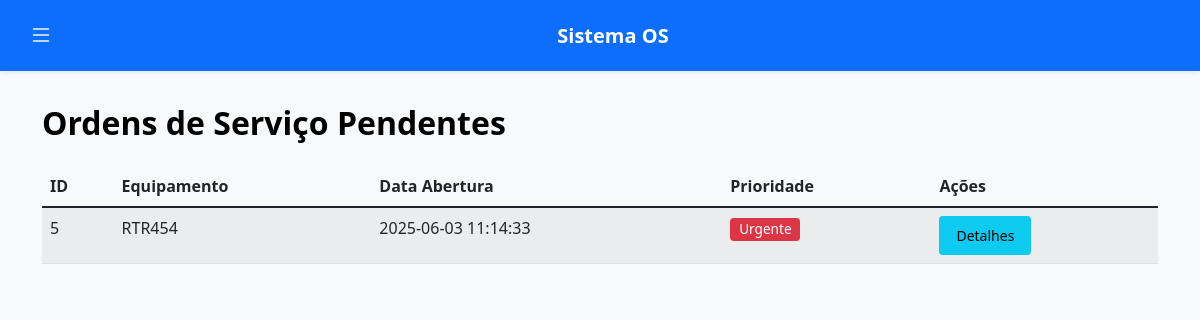
/manutencao (signed in), run on an earlier commit of the app's database.
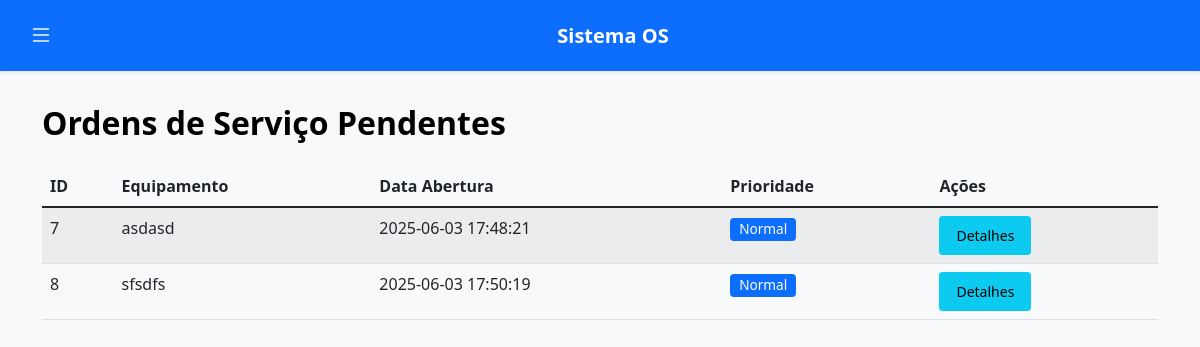
And on a later commit of the database.
### tables this page shows
CREATE TABLE ordens_servico (
            id INTEGER PRIMARY KEY AUTOINCREMENT,
            data TEXT NOT NULL DEFAULT CURRENT_TIMESTAMP, -- Data de abertura da OS
            equipamento TEXT NOT NULL,
            problema TEXT NOT NULL,
            prioridade TEXT NOT NULL CHECK(prioridade IN ('baixa', 'normal', 'alta', 'urgente')),
            status TEXT NOT NULL CHECK(status IN ('Aberta', 'Agendada', 'Em andamento', 'Pausada', 'Concluída', 'Cancelada')) DEFAULT 'Aberta',
            solucao TEXT,
            tempo_reparo REAL, -- Em minutos ou horas, a ser calculado
            inicio TEXT,      -- Data/Hora de início do trabalho (pode ser manual ou automático)
            fim TEXT,         -- Data/Hora de conclusão do trabalho (AGORA SERÁ MANUAL)
            solicitante_id INTEGER NOT NULL,
            tecnico_id INTEGER, -- Pode representar o técnico principal ou o que iniciou
            local TEXT,
            setor TEXT,
            data_agendamento TEXT,
            horario_agendamento TEXT,
            FOREIGN KEY (solicitante_id) REFERENCES usuarios (id),
            FOREIGN KEY (tecnico_id) REFERENCES usuarios (id)
        );

### app.py (the view)
@app.route('/manutencao')
@manutencao_required
def manutencao_dashboard():
    if session.get('tipo') != 'manutencao':
        return redirect(url_for('login'))
    conn = get_db()
    cursor = conn.cursor()
    cursor.execute("SELECT * FROM ordens_servico WHERE status != 'Concluída'")
    os_abertas = cursor.fetchall()
    conn.close()
    return render_template('manutencao/listar_os.html', os_abertas=os_abertas)

### app.py (called while the page is built)
def manutencao_required(f):
    @wraps(f)
    def decorated_function(*args, **kwargs):
        if session.get('tipo') != 'manutencao':
            flash('Acesso não autorizado', 'danger')
            return redirect(url_for('login'))
        return f(*args, **kwargs)
    return decorated_function

def get_db():
    if 'db' not in g:
        g.db = sqlite3.connect('db/os.db')
        g.db.row_factory = sqlite3.Row
        g.db.execute("PRAGMA journal_mode=WAL")
        g.db.execute("PRAGMA busy_timeout=5000")
    return g.db

### templates/manutencao/listar_os.html (shortened to what this page needs)
{% extends "base.html" %}
{% block content %}
<h2 class="mb-4">Ordens de Serviço Pendentes</h2>
<div class="table-responsive">
    <table class="table table-striped table-hover">
        <thead>
            <tr>
                <th>ID</th>
                <th>Equipamento</th>
                <th>Data Abertura</th>
                <th>Prioridade</th>
                <th>Ações</th>
            </tr>
        </thead>
        <tbody>
            {% for os in os_abertas %}
            <tr>
                <td>{{ os['id'] }}</td>
                <td>{{ os['equipamento'] }}</td>
                <td>{{ os['data'] }}</td>
                <td>
                    {% if os['prioridade'] == 'urgente' %}
                        <span class="badge bg-danger">Urgente</span>
                    {% else %}
                        <span class="badge bg-primary">Normal</span>
                    {% endif %}
                </td>
                <td>
                    <a href="{{ url_for('detalhe_os', id_os=os['id']) }}" class="btn btn-sm btn-info">Detalhes</a>
                </td>
            </tr>
            {% else %}
            <tr>
                <td colspan="5" class="text-center">Nenhuma OS pendente</td>
            </tr>
            {% endfor %}
        </tbody>
    </table>
</div>
{% endblock %}

What changed in the data, as far as the page shows it:
no longer on this page (row edited): ordens_servico: id "5", equipamento "RTR454", data "2025-06-03 11:14:33", prioridade "Urgente"
added ordens_servico: id "7", equipamento "asdasd", data "2025-06-03 17:48:21", prioridade "Normal"
added ordens_servico: id "8", equipamento "sfsdfs", data "2025-06-03 17:50:19", prioridade "Normal"
